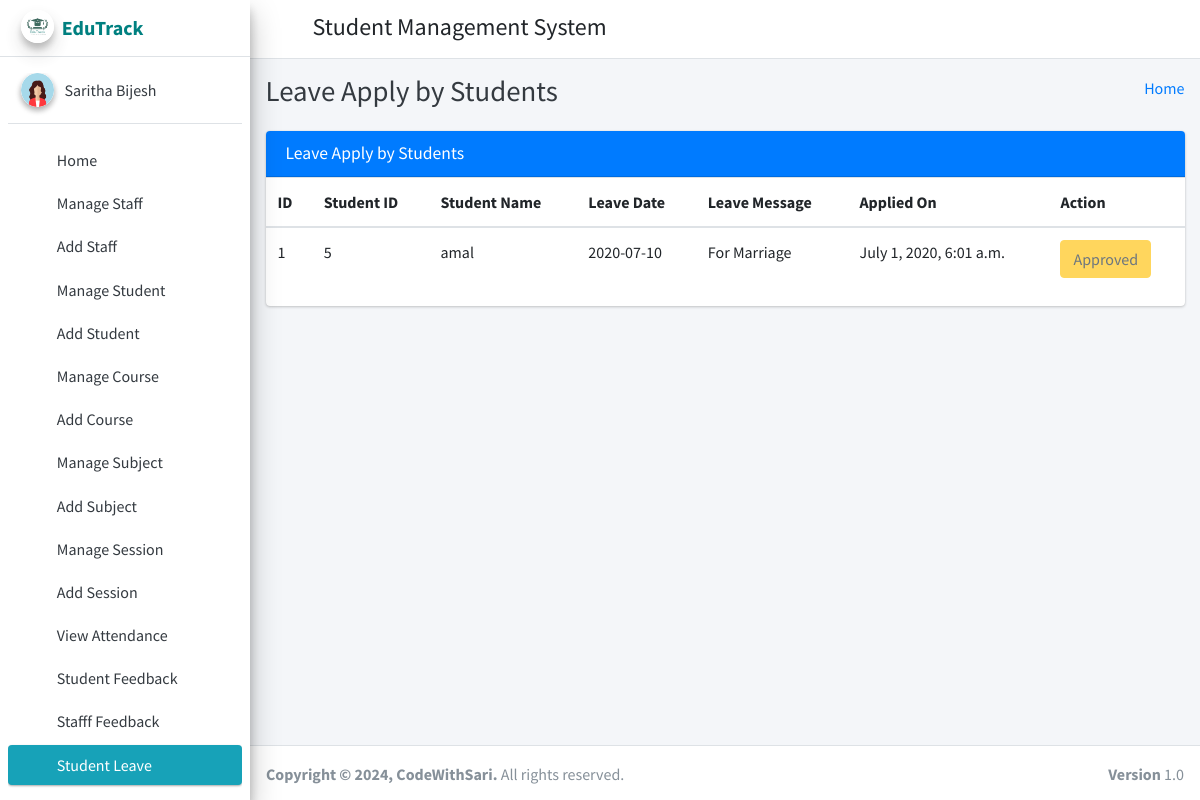
/student_leave_view/ (signed in), run on the app's committed database.
### student_management_app/models.py (models this page shows)
class CustomUser(AbstractUser):
    user_type_data = ((1, "HOD"), (2, "Staff"), (3, "Student"))
    user_type = models.CharField(default=1, choices=user_type_data, max_length=10)

class LeaveReportStudent(models.Model):
    id = models.AutoField(primary_key=True)
    student_id = models.ForeignKey(Students, on_delete=models.CASCADE)
    leave_date = models.CharField(max_length=255)
    leave_message = models.TextField()
    leave_status = models.IntegerField(default=0)
    created_at = models.DateTimeField(auto_now_add=True)
    updated_at = models.DateTimeField(auto_now=True)
    objects = models.Manager()

class Students(models.Model):
    id = models.AutoField(primary_key=True)
    admin = models.OneToOneField(CustomUser, on_delete = models.CASCADE)
    gender = models.CharField(max_length=50)
    profile_pic = models.FileField()
    address = models.TextField()
    course_id = models.ForeignKey(Courses, on_delete=models.DO_NOTHING, default=1)
    session_year_id = models.ForeignKey(SessionYearModel, on_delete=models.CASCADE)
    created_at = models.DateTimeField(auto_now_add=True)
    updated_at = models.DateTimeField(auto_now=True)
    objects = models.Manager()

### student_management_app/HodViews.py (the view)
# urls.py: path('student_leave_view/', HodViews.student_leave_view, name="student_leave_view"),
def student_leave_view(request):
    leaves = LeaveReportStudent.objects.all()
    context = {
        "leaves": leaves
    }
    return render(request, 'hod_template/student_leave_view.html', context)

### student_management_app/LoginCheckMiddleWare.py (called while the page is built, shortened)
    def process_view(self, request, view_func, view_args, view_kwargs):
        modulename = view_func.__module__
        user = request.user
        if user.is_authenticated:
            if user.user_type == "1":
                if modulename == "student_management_app.HodViews":
                    pass
                elif modulename == "student_management_app.views" or modulename == "django.views.static":
                    pass
                else:
                    return redirect("admin_home")
            else:
                return redirect("login")
        else:
            if request.path == reverse("login") or request.path == reverse("doLogin"):
                pass
            else:
                return redirect("login")

### student_management_app/templates/hod_template/student_leave_view.html (shortened to what this page needs)
{% extends 'hod_template/base_template.html' %}
{% block page_title %}
    Leave Apply by Students
{% endblock page_title %}
{% block main_content %}
{% load static %}
<section class="content">
        <div class="container-fluid">
            <div class="row">
                <div class="col-md-12">
                    <div class="card card-primary">
                        <div class="card-header">
                            <h3 class="card-title">Leave Apply by Students</h3>
                        </div>
                        <div class="table-responsive">
                            <table class="table">
                                <thead>
                                <tr>
                                    <th>ID</th>
                                    <th>Student ID</th>
                                    <th>Student Name</th>
                                    <th>Leave Date</th>
                                    <th>Leave Message</th>
                                    <th>Applied On</th>
                                    <th>Action</th>
                                </tr>
                                </thead>
                                {% for leave in leaves %}
                                <tbody>
                                <tr>
                                    <td>{{ leave.id }}</td>
                                    <td>{{ leave.student_id.admin.id }}</td>
                                    <td>{{ leave.student_id.admin.first_name }} {{ feedback.student_id.admin.last_name }}</td>
                                    <td>{{ leave.leave_date }}</td>
                                    <td>{{ leave.leave_message }}</td>
                                    <td>{{ leave.created_at }}</td>
                                    <td>
                                        {% if leave.leave_status == 0 %}
                                            <a href="{% url 'student_leave_approve' leave_id=leave.id %}" class="btn btn-success">Approve</a>
                                            <a href="{% url 'student_leave_reject' leave_id=leave.id %}" class="btn btn-danger">Reject</a>
                                        {% elif leave.leave_status == 1 %}
                                            <button class="btn btn-warning" disabled="disabled">Approved</button>
                                        {% else %}
                                            <button class="btn btn-danger" disabled="disabled">Rejected</button>
                                        {% endif %}
                                    </td>
                                </tr>
                                </tbody>
                                {% endfor %}
                            </table>
                        </div>
                    </div>
                </div>
            </div>
        </div>
      </section>
  {% endblock main_content %}

### student_management_app/templates/hod_template/sidebar_template.html (shortened to what this page needs)
{% load static %}
<aside class="main-sidebar sidebar-light-info elevation-4">
      <a href="{% url 'admin_home' %}" class="brand-link">
        <img src="{% static 'dist/img/edutracklogo.jpeg' %}" alt="EduTrackLogo" class="brand-image img-circle elevation-3"
            style="opacity: .8">
        <span class="brand-text font-weight-bold" style="color: teal;">EduTrack</span>
      </a>
      <div class="sidebar">
        <div class="user-panel mt-3 pb-3 mb-3 d-flex">
          <div class="image">
            <img src="{% static 'dist/img/profpicgirl1.png' %}" class="img-circle elevation-2" alt="User Image">
          </div>
          <div class="info">
            <a href="{% url 'admin_profile' %}" class="d-block">{{ user.first_name }} {{ user.last_name }}</a>
          </div>
        </div>
        <nav class="mt-2">
          <ul class="nav nav-pills nav-sidebar flex-column" data-widget="treeview" role="menu" data-accordion="false">
            <li class="nav-item">
              {% url 'admin_home' as admin_home %}
              <a href="{{ admin_home }}" class="nav-link {% if request.path == admin_home %} active {% endif %}">
                <i class="nav-icon fas fa-tachometer-alt"></i>
                <p>
                  Home
                </p>
              </a>
            </li>
            <li class="nav-item">
              {% url 'manage_staff' as manage_staff %}
              {% url 'edit_staff' staff_id=id as edit_staff %}
              <a href="{{ manage_staff }}" class="nav-link {% if request.path == manage_staff %} active {% endif %} {% if request.path == edit_staff %} active {% endif %}">
                <i class="nav-icon fas fa-chalkboard-teacher"></i>
                <p>
                  Manage Staff
                </p>
              </a>
            </li>
            <li class="nav-item">
              {% url 'add_staff' as add_staff %}
              <a href="{{ add_staff }}" class="nav-link {% if request.path == add_staff %} active {% endif %}">
                <i class="nav-icon fas fa-th"></i>
                <p>
                  Add Staff
                </p>
              </a>
            </li>
            <li class="nav-item">
              {% url 'manage_student' as manage_student %}
              {% url 'edit_student' student_id=id as edit_student %}
              <a href="{{ manage_student }}" class="nav-link {% if request.path == manage_student %} active {% endif %} {% if request.path == edit_student %} active {% endif %}">
                <i class="nav-icon fas fa-user-graduate"></i>
                <p>
                  Manage Student
                </p>
              </a>
            </li>
            <li class="nav-item">
              {% url 'add_student' as add_student %}
              <a href="{{ add_student }}" class="nav-link {% if request.path == add_student %} active {% endif %}">
                <i class="nav-icon fas fa-th"></i>
                <p>
                  Add Student
                </p>
              </a>
            </li>
            <li class="nav-item">
              {% url 'manage_course' as manage_course %}
              {% url 'edit_course' course_id=id as edit_course %}
              <a href="{{ manage_course }}" class="nav-link {% if request.path == manage_course %} active {% endif %} {% if request.path == edit_course %} active {% endif %}">
                <i class="nav-icon fas fa-chalkboard"></i>
                <p>
                  Manage Course
                </p>
              </a>
            </li>
            <li class="nav-item">
            {% url 'add_course' as add_course %}
              <a href="{{ add_course }}" class="nav-link {% if request.path == add_course %} active {% endif %}">
                <i class="nav-icon fas fa-th"></i>
                <p>
                  Add Course
                </p>
              </a>
            </li>
            <li class="nav-item">
              {% url 'manage_subject' as manage_subject %}
              {% url 'edit_subject' subject_id=id as edit_subject %}
              <a href="{{ manage_subject }}" class="nav-link {% if request.path == manage_subject %} active {% endif %} {% if request.path == edit_subject %} active {% endif %}">
                <i class="nav-icon fas fa-book"></i>
                <p>
                  Manage Subject
                </p>
              </a>
            </li>
            <li class="nav-item">
              {% url 'add_subject' as add_subject %}
              <a href="{{ add_subject }}" class="nav-link {% if request.path == add_subject %} active {% endif %}">
                <i class="nav-icon fas fa-th"></i>
                <p>
                  Add Subject
                </p>
              </a>
            </li>
            <li class="nav-item">
              {% url 'manage_session' as manage_session %}
              {% url 'edit_session' session_id=id as edit_session %}
              <a href="{{ manage_session }}" class="nav-link {% if request.path == manage_session %} active {% endif %} {% if request.path == edit_session %} active {% endif %}">
                <i class="nav-icon fas fa-graduation-cap"></i>
                <p>
                  Manage Session
                </p>
              </a>
            </li>
            <li class="nav-item">
              {% url 'add_session' as add_session %}
              <a href="{{ add_session }}" class="nav-link {% if request.path == add_session %} active {% endif %}">
                <i class="nav-icon fas fa-th"></i>
                <p>
                  Add Session
                </p>
              </a>
            </li>
            <li class="nav-item">
              {% url 'admin_view_attendance' as admin_view_attendance %}
              <a href="{{ admin_view_attendance }}" class="nav-link {% if request.path == admin_view_attendance %} active {% endif %}">
                <i class="nav-icon fas fa-calendar-alt"></i>
                <p>
                  View Attendance
                </p>
              </a>
            </li>
            <li class="nav-item">
              {% url 'student_feedback_message' as student_feedback_message %}
              <a href="{{ student_feedback_message }}" class="nav-link {% if request.path == student_feedback_message %} active {% endif %}">
                <i class="nav-icon fas fa-th"></i>
                <p>
                  Student Feedback
                </p>
              </a>
            </li>
            <li class="nav-item">
              {% url 'staff_feedback_message' as staff_feedback_message %}
              <a href="{{ staff_feedback_message }}" class="nav-link {% if request.path == staff_feedback_message %} active {% endif %}">
                <i class="nav-icon fas fa-th"></i>
                <p>
                  Stafff Feedback
                </p>
              </a>
            </li>
            <li class="nav-item">
              {% url 'student_leave_view' as student_leave_view %}
              <a href="{{ student_leave_view }}" class="nav-link {% if request.path == student_leave_view %} active {% endif %}">
                <i class="nav-icon fas fa-th"></i>
                <p>
                  Student Leave
                </p>
              </a>
            </li>
            <li class="nav-item">
              {% url 'staff_leave_view' as staff_leave_view %}
              <a href="{{ staff_leave_view }}" class="nav-link {% if request.path == staff_leave_view %} active {% endif %}">
                <p>
                </p>
              </a>
            </li>
          </ul>
        </nav>
      </div>
    </aside>

### data on the page
CustomUser: first_name "Saritha", last_name "Bijesh"
LeaveReportStudent: id "1", student_id.admin.id "5", student_id.admin.first_name "amal", leave_date "2020-07-10", leave_message "For Marriage", created_at "July 1, 2020, 6:01 a.m.", leave_status "Approved"
